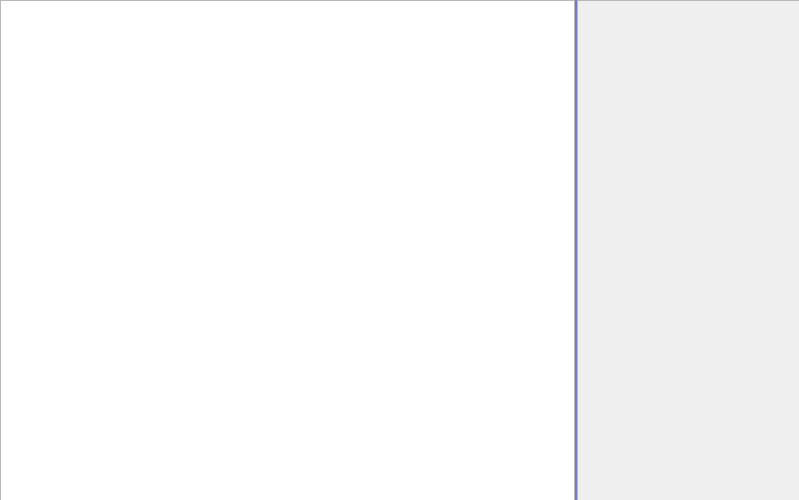
<?xml version="1.0" encoding="UTF-8"?>
<ui version="4.0">
 <class>Form</class>
 <widget class="QWidget" name="Form">
  <property name="geometry">
   <rect>
    <x>0</x>
    <y>0</y>
    <width>799</width>
    <height>500</height>
   </rect>
  </property>
  <property name="windowTitle">
   <string>Form</string>
  </property>
  <property name="styleSheet">
   <string notr="true">QSplitter::handle{background: #777CC1; height: 2;}</string>
  </property>
  <widget class="QSplitter" name="splitter">
   <property name="geometry">
    <rect>
     <x>0</x>
     <y>0</y>
     <width>801</width>
     <height>501</height>
    </rect>
   </property>
   <property name="orientation">
    <enum>Qt::Horizontal</enum>
   </property>
   <widget class="QTreeView" name="treeView">
    <property name="layoutDirection">
     <enum>Qt::LeftToRight</enum>
    </property>
   </widget>
   <widget class="QFrame" name="frame">
    <property name="frameShape">
     <enum>QFrame::StyledPanel</enum>
    </property>
    <property name="frameShadow">
     <enum>QFrame::Raised</enum>
    </property>
   </widget>
  </widget>
 </widget>
 <resources/>
 <connections/>
</ui>
